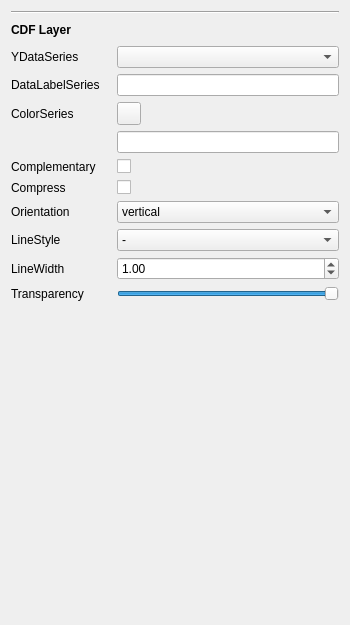
<?xml version="1.0" encoding="UTF-8"?>
<ui version="4.0">
 <class>Form</class>
 <widget class="QWidget" name="Form">
  <property name="geometry">
   <rect>
    <x>0</x>
    <y>0</y>
    <width>350</width>
    <height>625</height>
   </rect>
  </property>
  <property name="windowTitle">
   <string>Form</string>
  </property>
  <layout class="QVBoxLayout" name="verticalLayout">
   <item>
    <widget class="Line" name="line">
     <property name="orientation">
      <enum>Qt::Orientation::Horizontal</enum>
     </property>
    </widget>
   </item>
   <item>
    <layout class="QHBoxLayout" name="horizontalLayout">
     <item>
      <widget class="QLabel" name="label">
       <property name="font">
        <font>
         <bold>true</bold>
        </font>
       </property>
       <property name="text">
        <string>CDF Layer</string>
       </property>
      </widget>
     </item>
     <item>
      <spacer name="horizontalSpacer">
       <property name="orientation">
        <enum>Qt::Orientation::Horizontal</enum>
       </property>
       <property name="sizeHint" stdset="0">
        <size>
         <width>40</width>
         <height>20</height>
        </size>
       </property>
      </spacer>
     </item>
     <item>
      <widget class="QToolButton" name="toolButton">
       <property name="styleSheet">
        <string notr="true">border-radius: 10px;</string>
       </property>
       <property name="text">
        <string/>
       </property>
       <property name="icon">
        <iconset resource="../resources/resources.qrc">
         <normaloff>:/icon/icons/minus-button.png</normaloff>:/icon/icons/minus-button.png</iconset>
       </property>
      </widget>
     </item>
    </layout>
   </item>
   <item>
    <layout class="QFormLayout" name="formLayout">
     <item row="0" column="0">
      <widget class="QLabel" name="y_series_label">
       <property name="minimumSize">
        <size>
         <width>100</width>
         <height>0</height>
        </size>
       </property>
       <property name="text">
        <string>YDataSeries</string>
       </property>
      </widget>
     </item>
     <item row="0" column="1">
      <widget class="QComboBox" name="y_series_combo">
       <property name="maximumSize">
        <size>
         <width>16777215</width>
         <height>16777215</height>
        </size>
       </property>
      </widget>
     </item>
     <item row="10" column="1">
      <spacer name="verticalSpacer">
       <property name="orientation">
        <enum>Qt::Orientation::Vertical</enum>
       </property>
       <property name="sizeHint" stdset="0">
        <size>
         <width>20</width>
         <height>40</height>
        </size>
       </property>
      </spacer>
     </item>
     <item row="1" column="1">
      <widget class="QLineEdit" name="data_label_line">
       <property name="maximumSize">
        <size>
         <width>16777215</width>
         <height>16777215</height>
        </size>
       </property>
      </widget>
     </item>
     <item row="1" column="0">
      <widget class="QLabel" name="label_24">
       <property name="text">
        <string>DataLabelSeries</string>
       </property>
      </widget>
     </item>
     <item row="2" column="1">
      <widget class="QToolButton" name="color_series_btn">
       <property name="text">
        <string/>
       </property>
      </widget>
     </item>
     <item row="2" column="0">
      <widget class="QLabel" name="label_33">
       <property name="text">
        <string>ColorSeries</string>
       </property>
      </widget>
     </item>
     <item row="3" column="1">
      <widget class="QLineEdit" name="color_series_line"/>
     </item>
     <item row="4" column="1">
      <widget class="QCheckBox" name="complementary_check">
       <property name="text">
        <string/>
       </property>
      </widget>
     </item>
     <item row="4" column="0">
      <widget class="QLabel" name="label_3">
       <property name="text">
        <string>Complementary</string>
       </property>
      </widget>
     </item>
     <item row="5" column="1">
      <widget class="QCheckBox" name="compress_check">
       <property name="text">
        <string/>
       </property>
      </widget>
     </item>
     <item row="5" column="0">
      <widget class="QLabel" name="label_4">
       <property name="text">
        <string>Compress</string>
       </property>
      </widget>
     </item>
     <item row="6" column="1">
      <widget class="QComboBox" name="orientation_combo">
       <item>
        <property name="text">
         <string>vertical</string>
        </property>
       </item>
       <item>
        <property name="text">
         <string>horizontal</string>
        </property>
       </item>
      </widget>
     </item>
     <item row="6" column="0">
      <widget class="QLabel" name="label_2">
       <property name="text">
        <string>Orientation</string>
       </property>
      </widget>
     </item>
     <item row="7" column="1">
      <widget class="QComboBox" name="line_style_combo">
       <item>
        <property name="text">
         <string>-</string>
        </property>
       </item>
       <item>
        <property name="text">
         <string>--</string>
        </property>
       </item>
       <item>
        <property name="text">
         <string>-.</string>
        </property>
       </item>
       <item>
        <property name="text">
         <string>:</string>
        </property>
       </item>
      </widget>
     </item>
     <item row="7" column="0">
      <widget class="QLabel" name="label_7">
       <property name="text">
        <string>LineStyle</string>
       </property>
      </widget>
     </item>
     <item row="8" column="1">
      <widget class="QDoubleSpinBox" name="line_width_spin">
       <property name="minimum">
        <double>0.010000000000000</double>
       </property>
       <property name="maximum">
        <double>100.000000000000000</double>
       </property>
       <property name="singleStep">
        <double>0.100000000000000</double>
       </property>
       <property name="value">
        <double>1.000000000000000</double>
       </property>
      </widget>
     </item>
     <item row="8" column="0">
      <widget class="QLabel" name="label_6">
       <property name="text">
        <string>LineWidth</string>
       </property>
      </widget>
     </item>
     <item row="9" column="1">
      <widget class="QSlider" name="transparency_slider">
       <property name="maximum">
        <number>100</number>
       </property>
       <property name="value">
        <number>100</number>
       </property>
       <property name="orientation">
        <enum>Qt::Orientation::Horizontal</enum>
       </property>
      </widget>
     </item>
     <item row="9" column="0">
      <widget class="QLabel" name="label_16">
       <property name="text">
        <string>Transparency</string>
       </property>
      </widget>
     </item>
    </layout>
   </item>
  </layout>
 </widget>
 <resources>
  <include location="../resources/resources.qrc"/>
 </resources>
 <connections/>
</ui>
